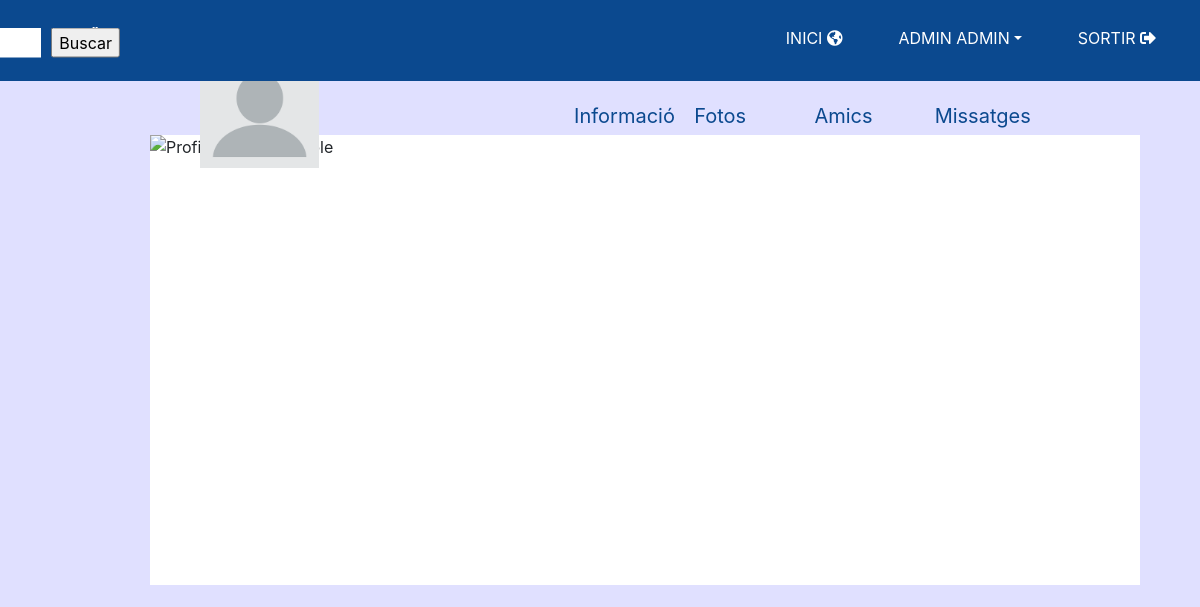
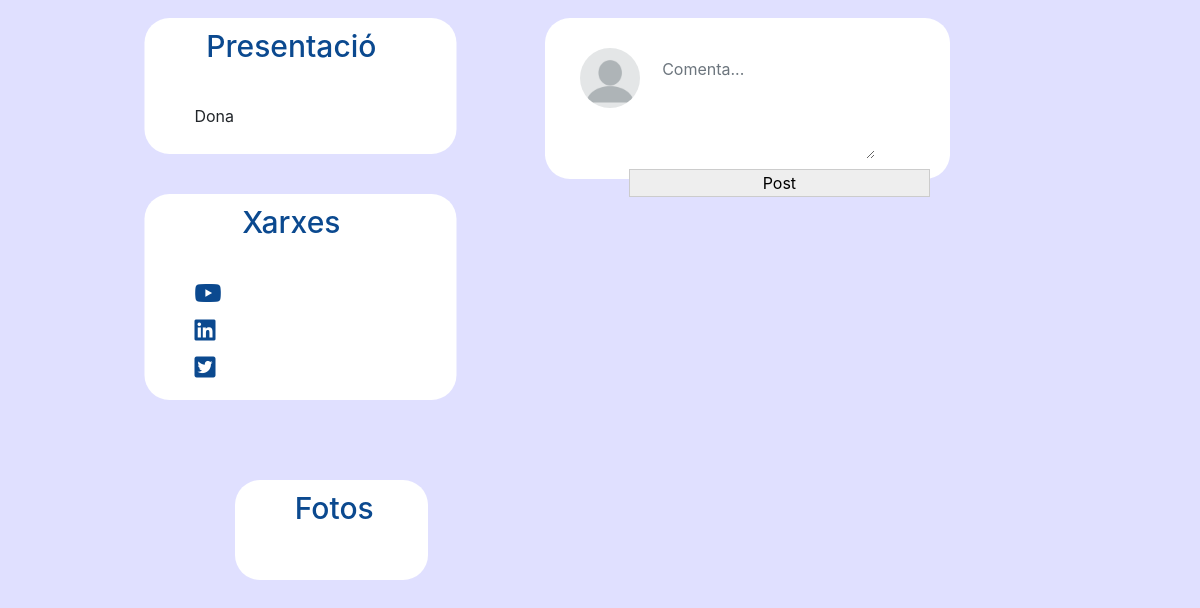
Page /perfil/paco@paco.com/ (signed in) on the earlier database version (2 pictures, top to bottom).
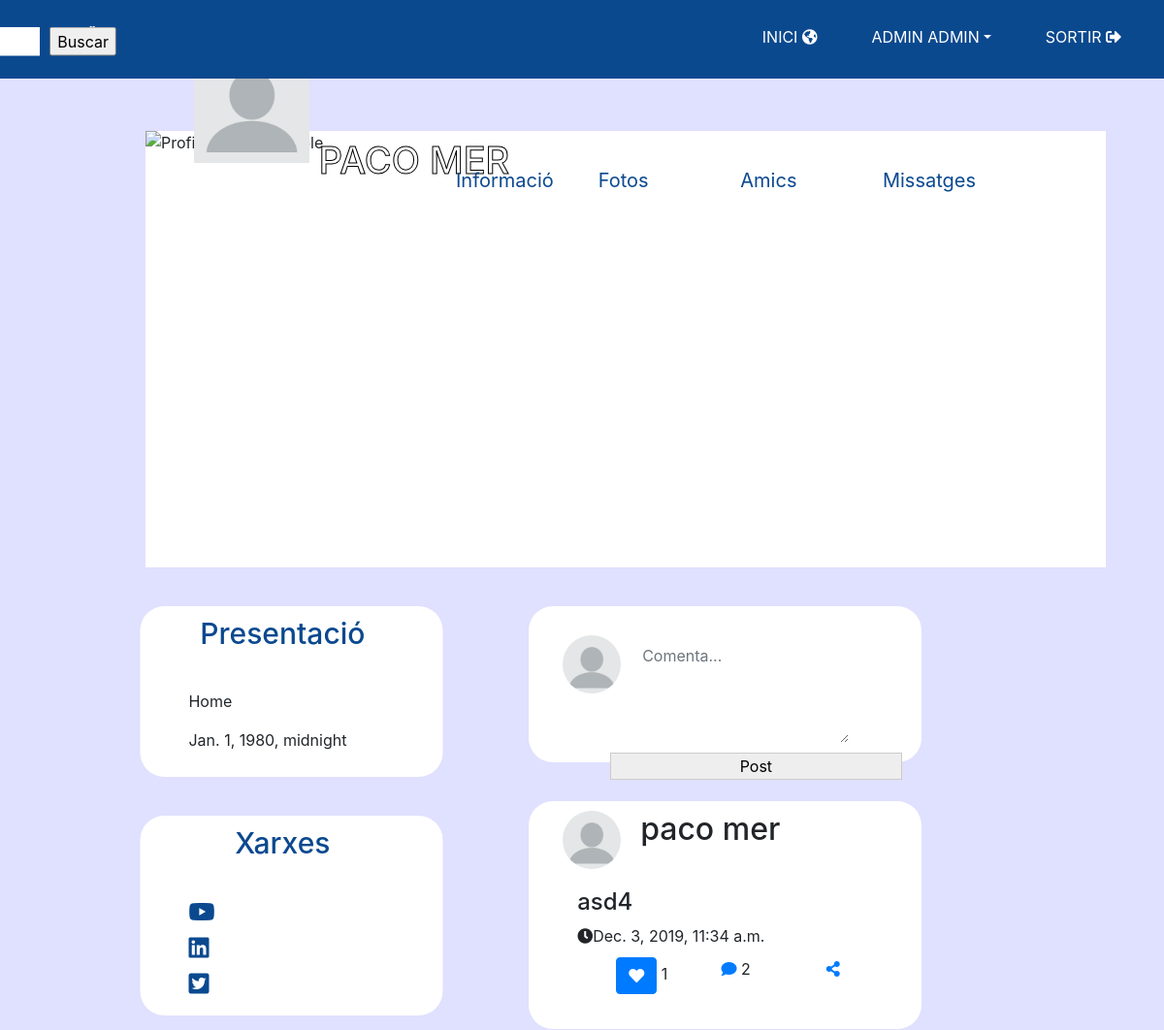
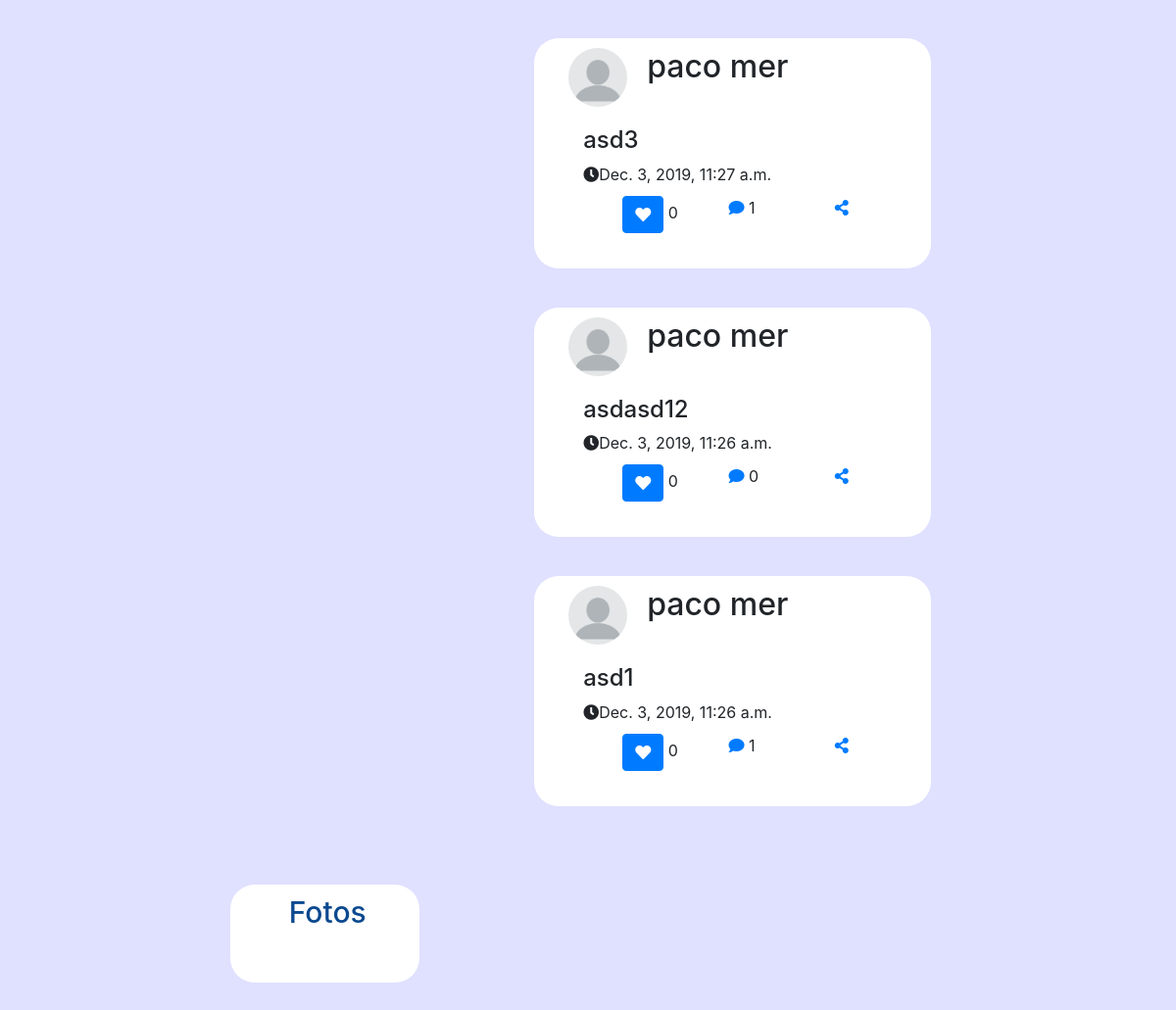
Same page on the later database version (2 pictures, top to bottom).
### likeme/models.py (models this page shows, shortened)
class LikeMeUser(AbstractBaseUser):
    email = models.EmailField(verbose_name='email address', max_length=90, unique=True)
    first_name = models.CharField(max_length=30)
    last_name = models.CharField(max_length=30)
    sex = models.IntegerField(default=0)
    birth_date = models.DateTimeField(default=timezone.now)
    phone_number = models.TextField(default=0)
    photo = models.ImageField(upload_to='profiles/', default='profiles/profile_default.png')
    profile_state = models.IntegerField(default = 0)
    join_date = models.DateTimeField(verbose_name='join date', auto_now_add=True)
    active = models.BooleanField(default=True)  # can login
    staff = models.BooleanField(default=False)  # staff user non superuser
    admin = models.BooleanField(default=False)  # superuser
    USERNAME_FIELD = 'email'
    REQUIRED_FIELDS = ['first_name', 'last_name', 'sex', 'birth_date', 'phone_number']
    objects = LikeMeUserManager()
    def get_full_name(self):
        return self.first_name + " " + self.last_name
    @property
    def is_active(self):
        return self.active
    def __str__(self):
        return self.get_full_name()

class Posteig(models.Model):
    id = models.AutoField(primary_key=True)
    content = models.CharField(max_length=200)
    user_post = models.ForeignKey(User, on_delete=models.CASCADE)
    creation_date = models.DateTimeField(auto_now_add=True)

### likeme/views.py (the view, shortened to what this page needs)
# urls.py: path(r'perfil/', views.mirarPerfil, name='mirarPerfil'),
def mirarPerfil(request, email):
    try:
        l = []
        u = User.objects.get(email=email)
        posts = Posteig.objects.filter(user_post=u).order_by('-creation_date')
        for p in posts:
            comments = Comments.objects.filter(posteig_id=p.id)
            likes = Like.objects.filter(post_id=p.id)
            tr = [(q, Reply.objects.filter(posteig_id=q)) for q in comments]
            t = (p, tr, likes)
            l.append(t)
        freq_current_friends = FriendShip.objects.filter(Q(user_sender=request.user, accepted=True)
                                                    | Q(user_receiver=request.user, accepted=True))
        friends = [x.user_sender if x.user_sender != request.user else x.user_receiver for x in freq_current_friends]
        aut = False
        u = LikeMeUser.objects.get(email=email)
        if u.profile_state == 0:
            aut = True
        elif u == request.user:
            aut = True
        elif u.profile_state == 1:
            if u in friends:
                aut = True
            else:
                aut = False
        if aut:
            context = {
                'client': u,
                'posts': l
            }
        else:
            context = {}
    except:
        context = {}
    return render(request, 'likeme/perfil.html', context)

### templates/likeme/perfil.html (shortened to what this page needs)
<!DOCTYPE html>
<html lang="en">
<head>
</head>
<body>
{% extends "likeme/BasePerfil.html" %}
{% load static %}
{% block feed %}
            <div class="md-col-6" id="perfilfeed">
                <form action ="" method="POST">
                    <div id="perfilpost">
                        <div class="row">
                            <div class="about-img" id="perfilpostfoto"><img src="{{user.photo.url}}" class="img-responsive" alt=""></div>
                            <textarea class="form-control" id="perfilposttext" name="content_post" rows="4" placeholder="Comenta..."></textarea>
                        </div>
                        <input type="submit" style="float:right" name="post_value" value="Post" align="right" id="perfilpostbutton">
                    </div>
                    {% for p in posts %}
                        <div class="post-bar">
                            <div class="row" id="perfilcommentrow1">
                                <div class="about-img" id="perfilimgcomment"><img src="{{user.photo.url}}" class="img-responsive" alt=""></div>
                                <div id="perfilcommentnom">
                                    <h2>{{p.0.user_post}}</h2>
                                </div>
                            </div>
                            <h4> {{ p.0.content }} </h4>
                            <span><i class="fa fa-clock-o"></i>{{p.0.creation_date}}</span>
                            <ul class="row">
                                 <div class="col"><button class="btn btn-primary" id="post_like" type="submit" name="like_value" value={{p.0.id}}><i class="fa fa-heart"></i></button> {{p.2|length}}</div>
								<div class="col"><a data-toggle="collapse" href="#perfilcommentcomment{{p.0.id}}" title=""><i class="fa fa-comment"></i></a> {{p.1|length}} </div>
								<div class="col"><a href="#" title=""><i class="fa fa-share-alt"></i></a></div>
                            </ul>
                        </div>
                    {% endfor %}
                </form>
            </div>
{% endblock %}

### templates/likeme/BasePerfil.html (shortened to what this page needs)
<!DOCTYPE html>
<html lang="en">
<head>
</head>
<body>
{% extends "likeme/BaseLayout.html" %}
{% load static %}
{% block content %}
<div>
    <div class="profile">
        <img align="left" class="image-lg" src="https://www.nasa.gov/sites/default/files/styles/full_width_feature/public/images/649694main_pia15417-43_full.jpg" alt="Profile image example"/>
        <img align="left" class="image-profile thumbnail" src="{{user.photo.url}}"/>
        <div id="userinfo">
            <div class="profile-text">
                <h5>{{client.first_name}} {{client.last_name}}</h5>
            </div>
            <div class="row" id="barraperfil">
                <div class="col-md-2">
                    <a href="#">Informació</a>
                </div>
                <div class="col-md-2">
                    <a href="#">Fotos</a>
                </div>
                <div class="col-md-2">
                    <a href="{% url 'friends'%}" id="amcs">Amics</a>
                </div>
                <div class="col-md-2">
                    <a href="#">Missatges</a>
                </div>
            </div>
        </div>
        <div class="row">
            <div class="md-col-3" id="informacioperfil">
                <div class="profile-text">
                    <h2>Presentació</h2>
                    {% if client.sex == 1 %}
                        <p>Home</p>
                    {% else %}
                        <p>Dona</p>
                    {% endif %}
                    <p>{{client.birth_date}}</p>
                </div>
                <div class="profile-text">
                    <h2>Xarxes</h2>
                    <h4><i class="fab fa-youtube"></i></h4>
                    <h4><i class="fab fa-linkedin"></i></h4>
                    <h4><i class="fab fa-twitter-square"></i></h4>
                </div>
            </div>
            {% block feed %}
            {% endblock %}
            <div class="md-col-3" id="perfilcol3">
                <div class="profile-text">
                    <h2>Fotos</h2>
                </div>
            </div>
        </div>
    </div>
</div>
{% endblock %}

Differences in the rows shown:
added LikeMeUser: first_name "PACO", last_name "MER", birth_date "Jan. 1, 1980, midnight"
added Posteig: photo (placeholder picture), user_post.last_name "paco mer", content "asd4", creation_date "Dec. 3, 2019, 11:34 a.m.", {{ p.0.id }} 14 (drawn), p "1", p "2"
added Posteig: photo (placeholder picture), user_post.last_name "paco mer", content "asd3", creation_date "Dec. 3, 2019, 11:27 a.m.", {{ p.0.id }} 13 (drawn), p "0", p "1"
added Posteig: photo (placeholder picture), user_post.last_name "paco mer", content "asdasd12", creation_date "Dec. 3, 2019, 11:26 a.m.", {{ p.0.id }} 12 (drawn), p "0"
added Posteig: photo (placeholder picture), user_post.last_name "paco mer", content "asd1", creation_date "Dec. 3, 2019, 11:26 a.m.", {{ p.0.id }} 11 (drawn), p "0", p "1"
Other differences:
text no longer shown: "Dona"
text now shown: "Home"
